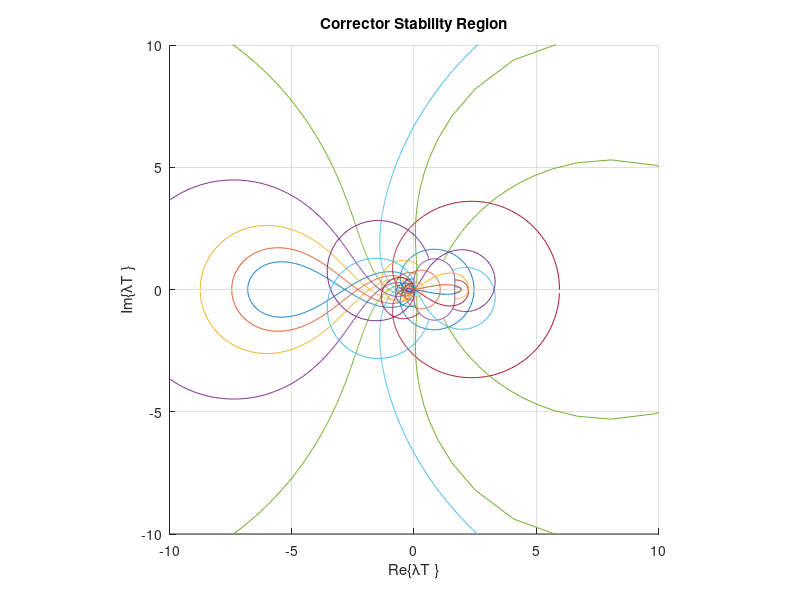

The MATLAB source for this figure:
% Midterm Exam: System Simulation
% Written by Josh Humphrey
% Problem 4

Nr=10;
Nt=21;
animate=0;
rvec=linspace(1,Nr,Nr)/Nr;

theta=linspace(-pi,pi,1001);
theta=theta(1:length(theta)-1);
z=1*exp(1i*theta);

b0 = (6/17);
b1 = (11/17);
b2 = (3/2);
w = (z.^2-z)./(b2*z.^2+b1*z+b0);
xlow = -10;
xhigh = 10;
ylow = -10;
yhigh = 10;

for m=1:Nr
    z=rvec(Nr-m+1)*exp(1i*theta);
    w = (z.^2-z)./(b1*z+b0);
    hold on
    plot(real(w),imag(w))
    hold off
    title(['Corrector Stability Region; r=',num2str(rvec(m))])
    xlabel('Re\{{\lambda}T \}')
    ylabel('Im\{{\lambda}T \}')
    axis([xlow xhigh ylow yhigh])
    axis square
    grid on
    pause(0.5)
end

tvec=linspace(0,Nt-1,Nt)*(2*pi)/Nt;
rho=linspace(0,1,101);
z=1*exp(1i*theta);
w = (z.^2-z)./(b2*z.^2+b1*z+b0);
hold on
    plot(real(w),imag(w))
hold off

axis([-10 10 -10 10])
axis square
grid on


for m=1:Nt
    z=rho*exp(1i*tvec(m));
    w = (z.^2-z)./(b2*z.^2+b1*z+b0);

    if(animate==1)
        for n=1:length(rho)
            hold on
                plot(real(w(n)),imag(w(n)))
            hold off
            pause(0.01)
        end
    end

    hold on
        plot(real(w),imag(w))
    hold off
    title('Corrector Stability Region')
    xlabel('Re\{{\lambda}T \}')
    ylabel('Im\{{\lambda}T \}')
    axis([xlow xhigh ylow yhigh])
    axis square
    grid on
end
